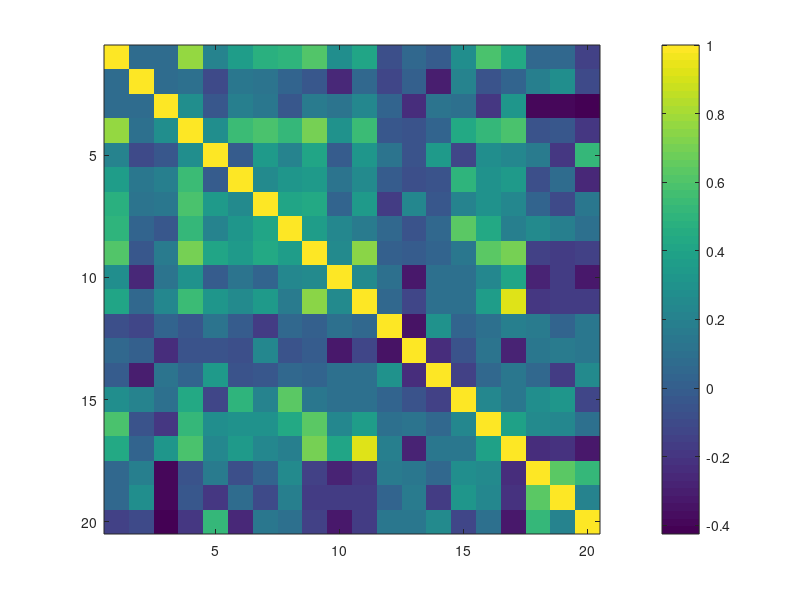

Recreate this plot in MATLAB. (Note: this script raises an error after producing the figure.)
clc; clear; close all;
data = load('GoogleDataset.mat');  % 加载数据

X = data.Click;  % 读取完整 524x20 数据
[N, K] = size(X);  % N=524, K=20

%% 计算瞬时线性预测系数矩阵 Beta (20x19)
Beta = zeros(K, K-1);  % 20 行，每行有 19 个系数
Y_pred = zeros(N, K);  % 存储所有预测值

for i = 1:K
    % 选取当前列为目标变量，去除自身后作为输入
    X_i = X(:, i);  % 目标变量
    X_minus_i = X(:, setdiff(1:K, i));  % 其余 19 列
    
    % 计算最小二乘估计: Beta_i = (X^T X)^(-1) X^T Y
    beta_i = (X_minus_i' * X_minus_i) \ (X_minus_i' * X_i);
    Beta(i, :) = beta_i';  % 存储系数
    
    % 计算预测值
    Y_pred(:, i) = X_minus_i * beta_i;
end

%% 计算相关性矩阵
corr_matrix = corr(X);

%% 绘制相关性热力图（带数值标注）
figure;
imagesc(corr_matrix);
colorbar;
clim([-1, 1]);
title('变量互相关矩阵');
xlabel('变量索引');
ylabel('变量索引');
xticks(1:K);
yticks(1:K);
for i = 1:K
    for j = 1:K
        text(j, i, sprintf('%.2f', corr_matrix(i, j)), 'FontSize', 10, 'HorizontalAlignment', 'center');
    end
end

%% 输出线性预测系数矩阵 Beta
fprintf('线性预测系数矩阵 (20x19):\n');
disp(Beta);

%% 绘制真实值 vs. 预测值对比图
figure;
for i = 1:K
    subplot(4, 5, i);
    plot(1:N, X(:, i), 'b', 'LineWidth', 1.5); hold on;
    plot(1:N, Y_pred(:, i), 'r--', 'LineWidth', 1.5);
    title(sprintf('变量 %d 预测 vs. 真实', i));
    xlabel('样本索引');
    ylabel('值');
    legend('真实值', '预测值');
    grid on;
end
hold off;
